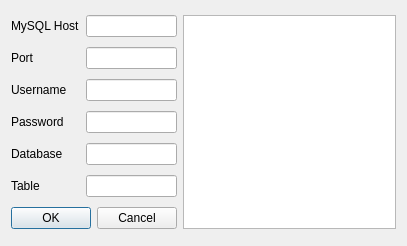
<?xml version="1.0" encoding="UTF-8"?>
<ui version="4.0">
 <class>frm_sql_data_entry</class>
 <widget class="QWidget" name="frm_sql_data_entry">
  <property name="geometry">
   <rect>
    <x>0</x>
    <y>0</y>
    <width>407</width>
    <height>246</height>
   </rect>
  </property>
  <property name="windowTitle">
   <string>Form</string>
  </property>
  <layout class="QGridLayout" name="gridLayout">
   <item row="0" column="2" rowspan="7">
    <widget class="QTextEdit" name="txt_sql_entry"/>
   </item>
   <item row="0" column="1">
    <widget class="QLineEdit" name="txt_host"/>
   </item>
   <item row="0" column="0">
    <widget class="QLabel" name="lbl_db_name_field">
     <property name="text">
      <string>MySQL Host</string>
     </property>
     <property name="buddy">
      <cstring>txt_host</cstring>
     </property>
    </widget>
   </item>
   <item row="2" column="0">
    <widget class="QLabel" name="lbl_username_field">
     <property name="text">
      <string>Username</string>
     </property>
     <property name="buddy">
      <cstring>txt_username</cstring>
     </property>
    </widget>
   </item>
   <item row="2" column="1">
    <widget class="QLineEdit" name="txt_username"/>
   </item>
   <item row="3" column="0">
    <widget class="QLabel" name="lbl_password_field">
     <property name="text">
      <string>Password</string>
     </property>
     <property name="buddy">
      <cstring>txt_password</cstring>
     </property>
    </widget>
   </item>
   <item row="3" column="1">
    <widget class="QLineEdit" name="txt_password"/>
   </item>
   <item row="4" column="0">
    <widget class="QLabel" name="label_4">
     <property name="text">
      <string>Database</string>
     </property>
     <property name="buddy">
      <cstring>txt_database</cstring>
     </property>
    </widget>
   </item>
   <item row="4" column="1">
    <widget class="QLineEdit" name="txt_database"/>
   </item>
   <item row="6" column="0" colspan="2">
    <widget class="QDialogButtonBox" name="buttonBox">
     <property name="standardButtons">
      <set>QDialogButtonBox::Cancel|QDialogButtonBox::Ok</set>
     </property>
    </widget>
   </item>
   <item row="5" column="1">
    <widget class="QLineEdit" name="txt_table"/>
   </item>
   <item row="5" column="0">
    <widget class="QLabel" name="label">
     <property name="text">
      <string>Table</string>
     </property>
    </widget>
   </item>
   <item row="1" column="1">
    <widget class="QLineEdit" name="txt_port"/>
   </item>
   <item row="1" column="0">
    <widget class="QLabel" name="label_2">
     <property name="text">
      <string>Port</string>
     </property>
    </widget>
   </item>
  </layout>
 </widget>
 <tabstops>
  <tabstop>txt_host</tabstop>
  <tabstop>txt_port</tabstop>
  <tabstop>txt_username</tabstop>
  <tabstop>txt_password</tabstop>
  <tabstop>txt_database</tabstop>
  <tabstop>txt_table</tabstop>
  <tabstop>buttonBox</tabstop>
  <tabstop>txt_sql_entry</tabstop>
 </tabstops>
 <resources/>
 <connections>
  <connection>
   <sender>buttonBox</sender>
   <signal>accepted()</signal>
   <receiver>frm_sql_data_entry</receiver>
   <slot>accept()</slot>
   <hints>
    <hint type="sourcelabel">
     <x>78</x>
     <y>221</y>
    </hint>
    <hint type="destinationlabel">
     <x>406</x>
     <y>245</y>
    </hint>
   </hints>
  </connection>
  <connection>
   <sender>buttonBox</sender>
   <signal>rejected()</signal>
   <receiver>frm_sql_data_entry</receiver>
   <slot>reject()</slot>
   <hints>
    <hint type="sourcelabel">
     <x>170</x>
     <y>221</y>
    </hint>
    <hint type="destinationlabel">
     <x>406</x>
     <y>245</y>
    </hint>
   </hints>
  </connection>
 </connections>
 <slots>
  <signal>accepted()</signal>
  <slot>accept()</slot>
  <slot>reject()</slot>
  <slot>awesomefunction()</slot>
 </slots>
</ui>
